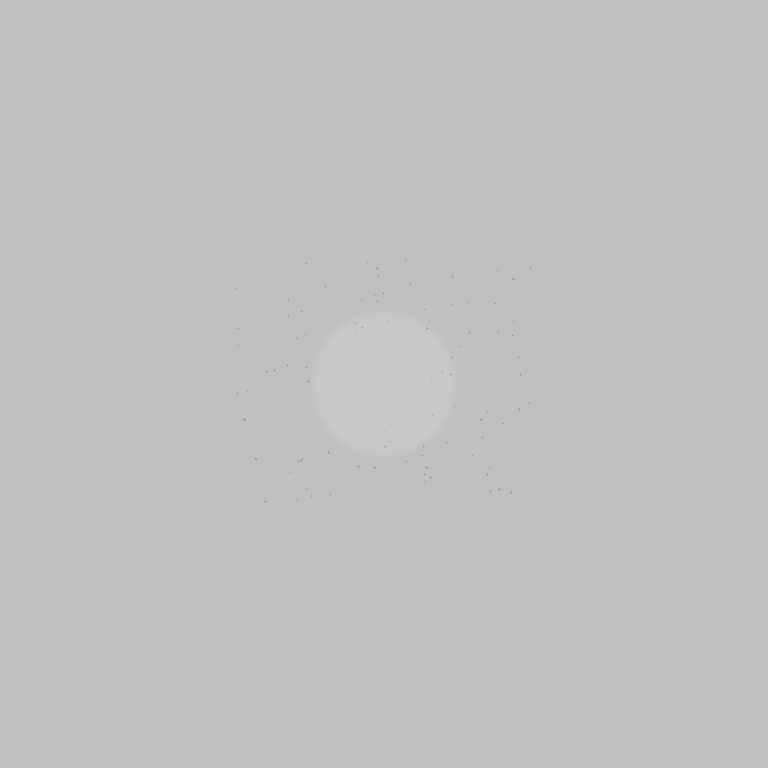
Frame 1 (no input)
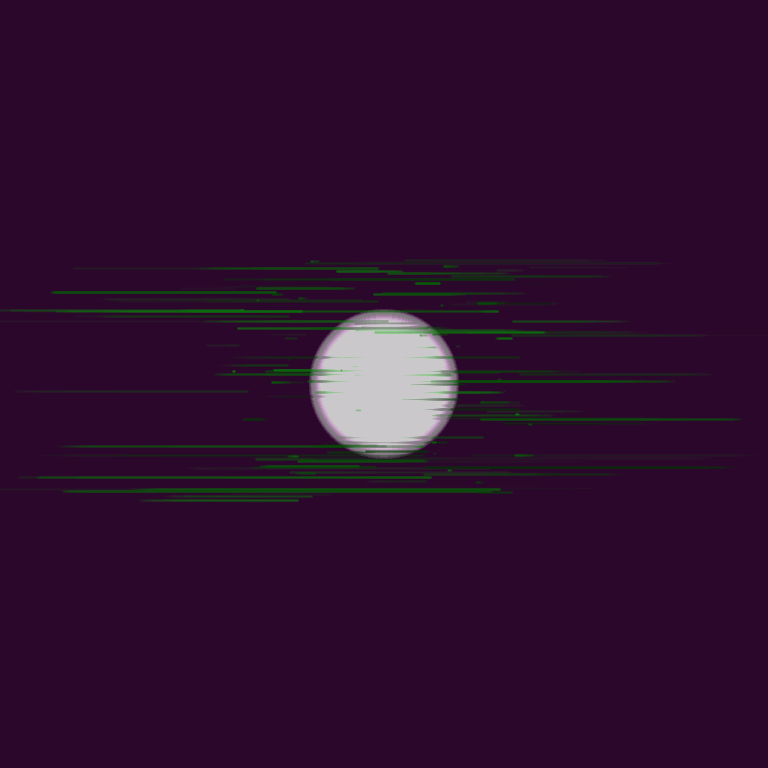
Frame 60 (the mouse pressed at the canvas centre just before this capture)
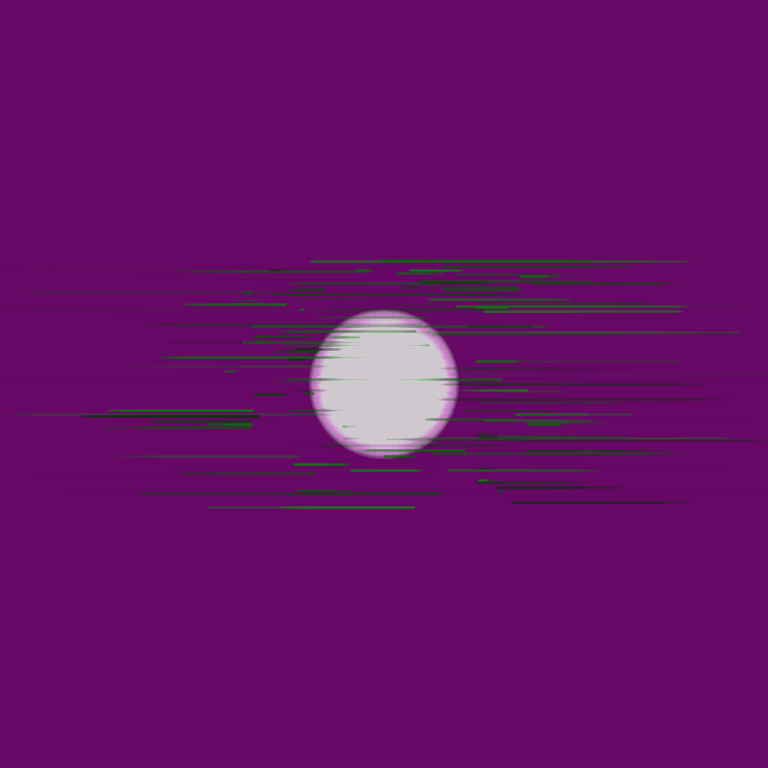
Frame 120 (the mouse held since frame 60 and released just before this capture)

The Processing sketch that drew these frames (run headless with seeded random() and noise(); from frame 60 on, the mouse is pressed at the canvas centre):

// Processing sketch: moonrise
// ── moonrise.pde
int rad = 75;
float num_lines = 100;
ArrayList<Particle> particles = new ArrayList<Particle>();
float greenCount = 0;
boolean greenUp = true;
float h = random(0, 360);
 
void setup() {
  size(768, 768); 
  noStroke();
  ellipseMode(RADIUS);  
    
  for(int i = 0; i < num_lines; i++) {
    particles.add(new Particle(width / 2 + random(-150, 150), (height / 2) + random(-125, 125)));
  }
}
 
void draw() {
  for(Particle p : particles) {
    p.drawParticle();
    p.updateParticle();
  }
  
  drawCenterCircle();
  updateBackground();
}

void updateBackground() {
  fill(greenCount, 0, greenCount, 15);
  if(greenUp) {
    greenCount++;
    if(greenCount >= 130) {
      greenUp = !greenUp;
    }
  } else {
    greenCount--;
    if(greenCount <= 75) {
      greenUp = !greenUp;
    }
  }
  rect(0, 0, width, height);
}

void drawCenterCircle() {
  noStroke();
  fill(255, 255, 255, 75);
  drawGradient(width / 2, height/2);
}

void drawGradient(float x, float y) {
  int radius = 75;
  for (int r = radius; r > 0; --r) {
    fill(h, h, h, 3);
    ellipse(x, y, r, r);
    h = (h + 0.01);
  }
}

// ── particles.pde
class Particle {
  float x, x2, y, y2, x_vel, y_vel;
  int border_factor = 0;
  float color_r, color_g, color_b, alpha;
  
  Particle(float _x, float _y) {
    x = _x;
    y = _y;
    x2 = _x;
    y2 = _y;
    x_vel = random(-20, 20);
    y_vel = random(0, 0);
    color_r = 0;
    color_g = random(50, 150);
    color_b = 0;
    alpha = random(50, 100);
  }
  
  void updateParticle() {
    if ( y2 < 0 || y2 > 768 || x2 < 0 || x2 > 768 || alpha < 0) {
      x = width / 2 + random(-150, 150);
      y = (height / 2) + random(-125, 125);
      x2 = x;
      y2 = y;
      alpha = random(50, 100);
    }
    
    x2 += x_vel / random(20);
    y2 += y_vel;
  }
  
  void drawParticle() {
    stroke(color(color_r, color_g, color_b, alpha));
    alpha -= 1;
    strokeWeight(2);
    line(x, y, x2, y2);
  }
}
